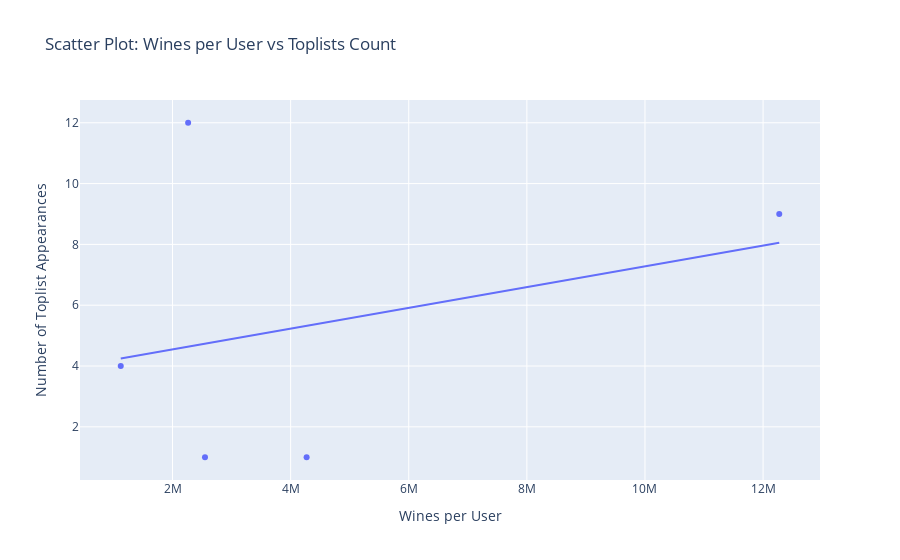

The code cell stored with this chart in its notebook:
### Code cell
fig2 = px.scatter(df, x='wines_per_user', y='toplists_count',
                  title='Scatter Plot: Wines per User vs Toplists Count',
                  labels={'wines_per_user': 'Wines per User',
                          'toplists_count': 'Number of Toplist Appearances'},
                  trendline='ols')  # Optional: adds a trendline
fig2.show()

### Figure 1 — Plotly figure (JSON) as saved in the notebook; plotly's stock layout.template omitted (floating-point values rounded to 4 significant figures)
{"data": [{"hovertemplate": "Wines per User=%{x}<br>Number of Toplist Appearances=%{y}<extra></extra>", "legendgroup": "", "marker": {"color": "#636efa", "symbol": "circle"}, "mode": "markers", "name": "", "orientation": "v", "showlegend": false, "type": "scatter", "x": [4270717, 12273684, 2264396, 2549989, 1123535], "xaxis": "x", "y": [1, 9, 12, 1, 4], "yaxis": "y"}, {"hovertemplate": "<b>OLS trendline</b><br>toplists_count = 3.4141e-07 * wines_per_user + 3.86486<br>R<sup>2</sup>=0.096755<br><br>Wines per User=%{x}<br>Number of Toplist Appearances=%{y} <b>(trend)</b><extra></extra>", "legendgroup": "", "marker": {"color": "#636efa", "symbol": "circle"}, "mode": "lines", "name": "", "showlegend": false, "type": "scatter", "x": [1123535, 2264396, 2549989, 4270717, 12273684], "xaxis": "x", "y": [4.248, 4.638, 4.735, 5.323, 8.055], "yaxis": "y"}], "layout": {"legend": {"tracegroupgap": 0}, "title": {"text": "Scatter Plot: Wines per User vs Toplists Count"}, "xaxis": {"anchor": "y", "domain": [0, 1], "title": {"text": "Wines per User"}}, "yaxis": {"anchor": "x", "domain": [0, 1], "title": {"text": "Number of Toplist Appearances"}}}}
